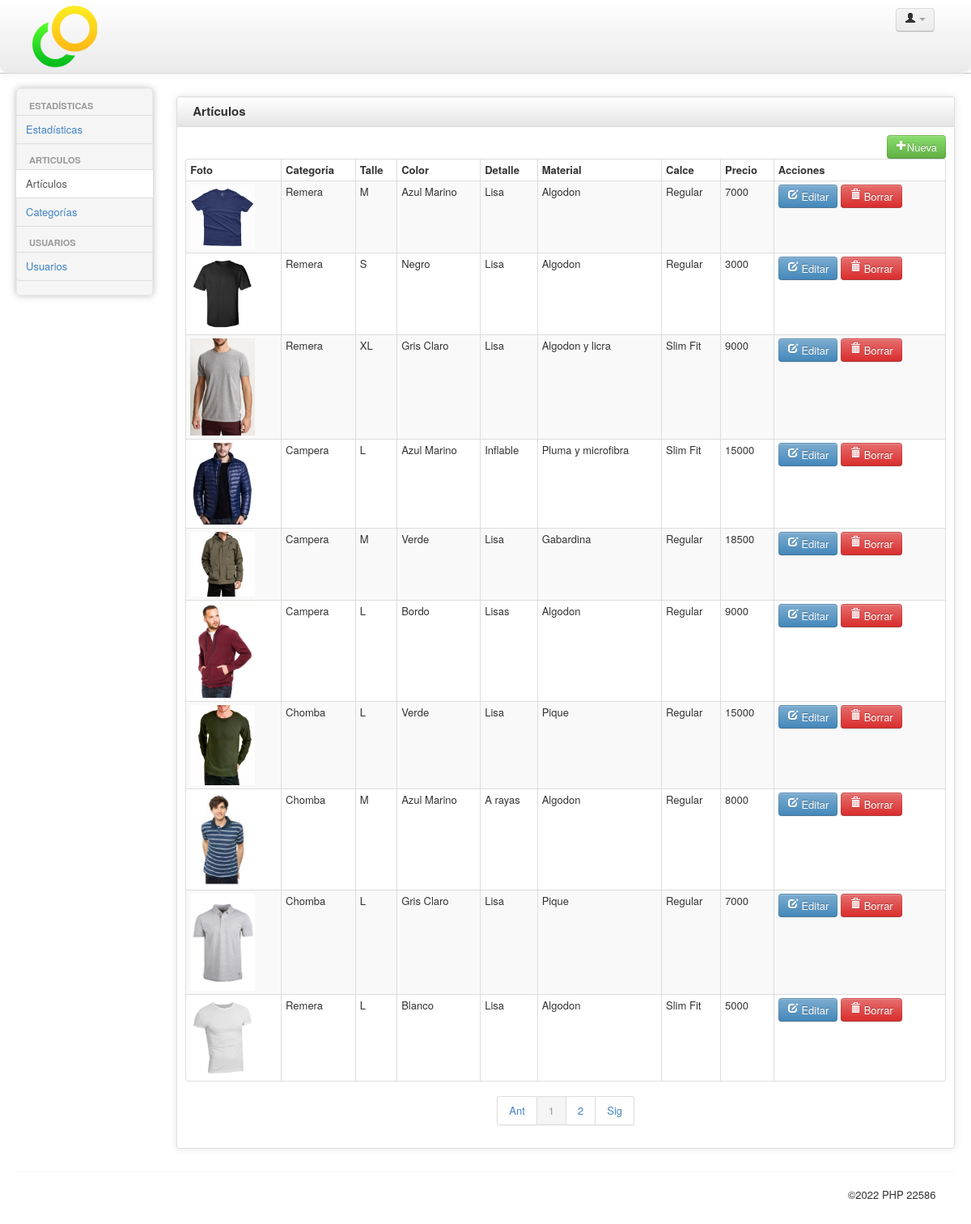
The page /sitio/back/articulos.php on the database its author committed.
### tables this page shows
CREATE TABLE `articulos` (
  `id` int(11) NOT NULL,
  `categoria` varchar(255) NOT NULL,
  `talle` varchar(255) NOT NULL,
  `color` varchar(255) NOT NULL,
  `detalle` varchar(255) NOT NULL,
  `material` varchar(255) NOT NULL,
  `calce` varchar(255) NOT NULL,
  `precio` int(11) NOT NULL,
  `foto` varchar(255) DEFAULT NULL
);

### sitio/back/config/database.php (called while the page is built, shortened)
<?php
$mysqlSESSION_database=0;
function MySQLSESSIONDB_Open()
{
   global $mysqlSESSION_database;
   if (0==$mysqlSESSION_database)
   {
      $mysqlSESSION_database = mysqli_connect ($_SESSION['dbserver'], $_SESSION['dbusername'], $_SESSION['dbpassword'],$_SESSION['dbdatabase'])
         or $ok=FALSE;
   }
   return $mysqlSESSION_database;
}
function MySQLSESSION_ExecuteSQL($Query)
{
   $mysqlSESSION_database = MySQLSESSIONDB_Open();
   if (0!=$mysqlSESSION_database) {
      mysqli_set_charset( $mysqlSESSION_database, 'utf8');
      $Recordset = mysqli_query($mysqlSESSION_database, $Query);
   }
   return $Recordset;
}
?>

### sitio/back/articulos.php (the view, shortened to what this page needs)
<?php include('header.php'); ?>
			<div class="row-fluid sortable">
				<div class="box span12">
					<div class="box-header well" data-original-title>
						<h2>Artículos</h2>
					</div>
					<div class="box-content">
				<table class="table table-bordered table-striped table-condensed">
							  <thead>
									  <a style="float:right" class="btn btn-success" href="articulos-alta.php?action=alta"> <i class="icon-plus icon-white"></i>Nueva</a></th>
								  								  <tr>
																	<th>Foto</th>
									   <th>Categoría</th>
									  <th>Talle</th>
									 <th>Color</th>
									  <th>Detalle</th>
									  <th>Material</th>
									  <th>Calce</th>
									  <th>Precio</th>
								      <th>Acciones</th>
								  </tr>
							  </thead>
							  <tbody>
								<?php
$pag=$_GET["pag"];
if (!isset($pag)) $pag = 1;
$tampag = 10;
$reg1 = ($pag-1) * $tampag;
$sql="select * from articulos";
$result = MySQLSESSION_ExecuteSQL($sql);
$total = mysqli_num_rows($result);
for ($i=$reg1; $i<min($reg1+$tampag, $total); $i++) {
    mysqli_data_seek($result, $i);
	$row = mysqli_fetch_array($result);
	$sqlp="select * from articulos where id=".$row['id'];
	$resultp = MySQLSESSION_ExecuteSQL($sqlp);
	?>
                                <tr>
								<td> <img src="../uploads/<?php echo $row['foto']; ?>" width="80px" > </td>
									<td class="center"><?php echo $row['categoria']; ?></td>
									<td class="center"><?php echo $row['talle']; ?></td>
									<td class="center"><?php echo $row['color']; ?> </td>
									<td class="center"><?php echo $row['detalle']; ?> </td>
									<td class="center"><?php echo $row['material']; ?> </td>
									<td class="center"><?php echo $row['calce']; ?> </td>
									<td class="center"><?php echo $row['precio']; ?> </td>
								   <td class="center">
									 <a class="btn btn-info" href="articulos-editar.php?id=<?php echo $row['id']; ?>&action=modificar">
									 <i class="icon-edit icon-white"></i> Editar
									</a>
									<a class="btn btn-danger" href="javascript: deleteAlert('<?php echo $row['categoria'];  ?>','<?php echo $row['id'];?>')">
									<i class="icon-trash icon-white"></i> Borrar </a> </td>
								</tr>
                                <?php
    }  ?>
							  </tbody>
						 </table>
<div class="pagination pagination-centered">
						  <ul>
							<?php
							        echo paginar($pag, $total, $tampag, "articulos.php?pag=");
							     ?>
						  </ul>
						</div>
					</div>
				</div>
			</div>
<?php include('footer.php'); ?>

### sitio/back/header.php (shortened to what this page needs)
<?php
	include 'config/database.php';
	include 'config/funciones.php';
?>
<!DOCTYPE html>
<html lang="es-Es">
<head>
	<link href="css/bootstrap-spacelab.css" rel="stylesheet">
	<link href="css/bootstrap-responsive.css" rel="stylesheet">
	<link href="css/charisma-app.css" rel="stylesheet">
	<link href="css/jquery-ui-1.8.21.custom.css" rel="stylesheet">
	<link href='css/fullcalendar.css' rel='stylesheet'>
	<link href='css/fullcalendar.print.css' rel='stylesheet'  media='print'>
	<link href='css/chosen.css' rel='stylesheet'>
	<link href='css/uniform.default.css' rel='stylesheet'>
	<link href='css/colorbox.css' rel='stylesheet'>
	<link href='css/jquery.cleditor.css' rel='stylesheet'>
	<link href='css/jquery.noty.css' rel='stylesheet'>
	<link href='css/noty_theme_default.css' rel='stylesheet'>
	<link href='css/elfinder.min.css' rel='stylesheet'>
	<link href='css/elfinder.theme.css' rel='stylesheet'>
	<link href='css/jquery.iphone.toggle.css' rel='stylesheet'>
	<link href='css/opa-icons.css' rel='stylesheet'>
	<link href='css/uploadify.css' rel='stylesheet'>
</head>
<body>
	<?php if(!isset($no_visible_elements) || !$no_visible_elements)	{ ?>
	<div class="navbar">
		<div class="navbar-inner">
			<div class="container-fluid">
				<span><a href="index.php"><img style="max-width:100px; max-height:100px" src="logo/logo.jpg" border="0" alt="Sarco Construcciones" ></a></span>
  <div class="btn-group pull-right" >
					<a class="btn dropdown-toggle" data-toggle="dropdown" href="#">
						<i class="icon-user"></i><span class="hidden-phone"> <?php echo $_SESSION['Nombre']; ?></span>
						<span class="caret"></span>
					</a>
			  </div>
			</div>
	  </div>
	</div>
	<?php } ?>
	<div class="container-fluid">
		<div class="row-fluid">
		<?php if(!isset($no_visible_elements) || !$no_visible_elements) { ?>
			<?php include 'header_menu.php'; ?>
			<div id="content" class="span10">
			<?php } ?>

### sitio/back/header_menu.php
<div class="span2 main-menu-span">
	<div class="well nav-collapse sidebar-nav">
		<ul class="nav nav-tabs nav-stacked main-menu">
		<li class="nav-header hidden-tablet">ESTADÍSTICAS</li>
				 <li><a class="ajax-link" href="index.php"><span class="hidden-tablet"> Estadísticas </span></a></li>
		    <li class="nav-header hidden-tablet">ARTICULOS</li>
			<li><a class="ajax-link" href="articulos.php"><span class="hidden-tablet"> Artículos </span></a></li>
			<li><a class="ajax-link" href="categorias.php"><span class="hidden-tablet"> Categorías </span></a></li>
			 <li class="nav-header hidden-tablet">USUARIOS</li>
		       <li><a class="ajax-link" href="usuarios.php"><span class="hidden-tablet"> Usuarios </span></a></li>
                 </ul>
	</div>
</div>

### sitio/back/config/funciones.php (shortened to what this page needs)
<?php
function paginar($actual, $total, $por_pagina, $enlace, $maxpags=10) {
  $total_paginas = ceil($total/$por_pagina);
  $anterior = $actual - 1;
  $posterior = $actual + 1;
  $minimo = $maxpags ? max(1, $actual-ceil($maxpags/2)): 1;
  $maximo = $maxpags ? min($total_paginas, $actual+floor($maxpags/2)): $total_paginas;
  if ($actual>1)
    $texto = "<li><a href=\"$enlace$anterior\">Ant</a></li>";
  else
    $texto = "<li><a >Ant</li>";
  for ($i=$minimo; $i<$actual; $i++)
    $texto .= "<li><a href=\"$enlace$i\">$i</a></li>";
  $texto .= "<li class=\"active\"><a >$actual</a></li>";
  for ($i=$actual+1; $i<=$maximo; $i++)
    $texto .= "<li><a href=\"$enlace$i\">$i</a></li>";
  if ($actual<$total_paginas)
    $texto .= "<li><a href=\"$enlace$posterior\">Sig</a></li>";
  else
    $texto .= "<li><a >Sig</a></li>";
  return $texto;
}
?>

### sitio/back/footer.php (shortened to what this page needs)
		<?php if(!isset($no_visible_elements) || !$no_visible_elements)	{ ?>
			</div>
		<?php } ?>
		</div>
		<?php if(!isset($no_visible_elements) || !$no_visible_elements)	{ ?>
		<hr>
	  <footer>
	  		<p class="pull-left">&nbsp;</p>
	  		<p class="pull-right">&nbsp;</p>
			<p class="pull-left">&nbsp;</p>
			<p class="pull-right">&copy;<?php echo date('Y') ?> PHP 22586</p>
		</footer>
<?php } ?>
	</div>
</body>
</html>

### sitio/back/css/charisma-app.css (style rules this page uses)
.box { border: 1px solid #DEDEDE; border-radius:3px; -webkit-border-radius:3px; -moz-border-radius:3px; margin-top: 10px; margin-bottom: 10px ; box-shadow: 0 0 10px rgba(189, 189, 189, 0.4); -webkit-box-shadow: 0 0 10px rgba(189, 189, 189, 0.4); -moz-box-shadow: 0 0 10px rgba(189, 189, 189, 0.4); }
.box-header { border:none; padding-top:5px; border-bottom: 1px solid #DEDEDE; border-radius:3px 3px 0 0; -webkit-border-radius:3px 3px 0 0; -moz-border-radius:3px 3px 0 0; height:12px; min-height:12px; margin-bottom: 0; cursor:move; font-weight:bold; font-size:16px; background: -moz-linear-gradient(top, rgba(255,255,255,0) 0%, rgba(0,0,0,0.1) 100%); background: -webkit-gradient(linear, left top, left bottom, color-stop(0%,rgba(255,255,255,0)), color-stop(100%,rgba(0,0,0,0.1))); background: -webkit-linear-gradient(top, rgba(255,255,255,0) 0%,rgba(0,0,0,0.1) 100%); background: -o-linear-gradient(top, rgba(255,255,255,0) 0%,rgba(0,0,0,0.1) 100%); background: -ms-linear-gradient(top, rgba(255,255,255,0) 0%,rgba(0,0,0,0.1) 100%); background: linear-gradient(to bottom, rgba(255,255,255,0) 0%,rgba(0,0,0,0.1) 100%); filter: progid:DXImageTransform.Microsoft.gradient( startColorstr='#00ffffff', endColorstr='#1a000000',GradientType=0 ); }
.box-header h2 { font-size:15px; width:auto; clear:none; float:left; line-height:25px; white-space: nowrap; }
.box-content { padding:10px; }
footer { clear:both; }
footer .pull-right { float:right; margin-right:10px; }
footer .pull-left { float:left; margin-left:10px; }
.sidebar-nav { min-height:0; box-shadow: 0 0 10px #BDBDBD; -webkit-box-shadow: 0 0 10px #BDBDBD; -moz-box-shadow: 0 0 10px #BDBDBD; border-radius: 5px; -webkit-border-radius: 5px; -moz-border-radius: 5px; margin-bottom: 0; padding-bottom:0; }
.sidebar-nav > ul > li:not(.nav-header) { margin-right:-2px; margin-left:-2px; }
.navbar-inner { border-radius:0 0 10px 10px; -webkit-border-radius:0 0 10px 10px; -moz-border-radius:0 0 10px 10px; padding-top:5px; padding-bottom:5px; }
.pull-left { float:left !important; }
.pull-right { float:right !important; }

### sitio/back/header.php (style rules this page uses)
body { padding-bottom: 40px; }
.sidebar-nav { padding: 9px 0; }

### rows shown on the page
articulos: foto (picture), categoria "Remera", talle "M", color "Azul Marino", detalle "Lisa", material "Algodon", calce "Regular", precio "7000"
articulos: foto (picture), categoria "Remera", talle "S", color "Negro", detalle "Lisa", material "Algodon", calce "Regular", precio "3000"
articulos: foto (picture), categoria "Remera", talle "XL", color "Gris Claro", detalle "Lisa", material "Algodon y licra", calce "Slim Fit", precio "9000"
articulos: foto (picture), categoria "Campera", talle "L", color "Azul Marino", detalle "Inflable", material "Pluma y microfibra", calce "Slim Fit", precio "15000"
articulos: foto (picture), categoria "Campera", talle "M", color "Verde", detalle "Lisa", material "Gabardina", calce "Regular", precio "18500"
articulos: foto (picture), categoria "Campera", talle "L", color "Bordo", detalle "Lisas", material "Algodon", calce "Regular", precio "9000"
articulos: foto (picture), categoria "Chomba", talle "L", color "Verde", detalle "Lisa", material "Pique", calce "Regular", precio "15000"
articulos: foto (picture), categoria "Chomba", talle "M", color "Azul Marino", detalle "A rayas", material "Algodon", calce "Regular", precio "8000"
articulos: foto (picture), categoria "Chomba", talle "L", color "Gris Claro", detalle "Lisa", material "Pique", calce "Regular", precio "7000"
articulos: foto (picture), categoria "Remera", talle "L", color "Blanco", detalle "Lisa", material "Algodon", calce "Slim Fit", precio "5000"

### other values the page prints
$actual "1"
